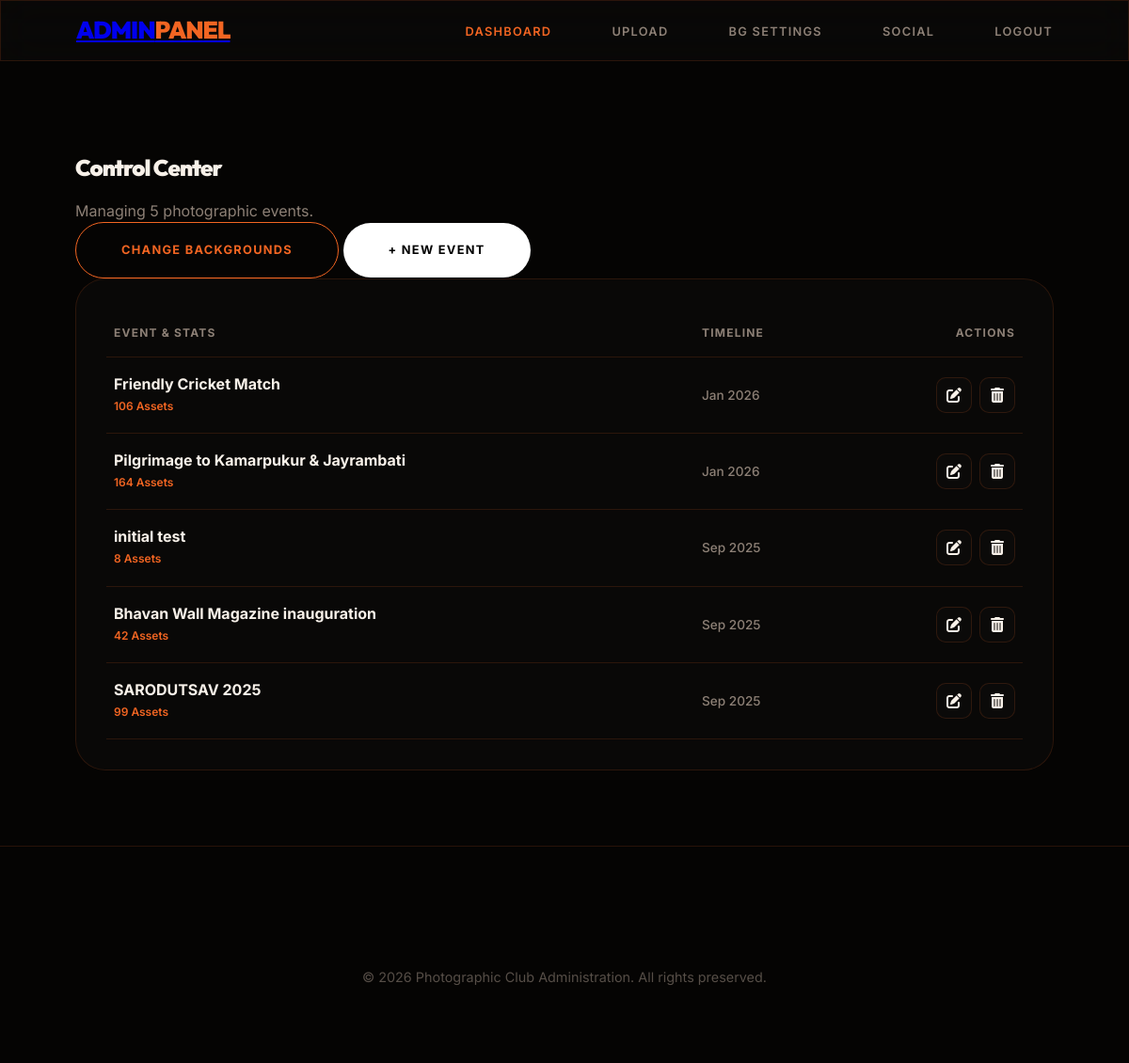
Page /admin/dashboard.php (signed in) on the committed database.
### tables this page shows
CREATE TABLE `events` (
  `id` int(11) NOT NULL,
  `name` varchar(100) NOT NULL,
  `event_date` date NOT NULL,
  `folder_name` varchar(150) NOT NULL,
  `description` text DEFAULT NULL,
  `cover_image` varchar(255) DEFAULT NULL,
  `created_at` timestamp NOT NULL DEFAULT current_timestamp()
);

### admin/dashboard.php (the view, shortened to what this page needs)
<?php
require_once '../includes/db.php';
$stmt = $pdo->query("SELECT e.*, (SELECT COUNT(*) FROM photos WHERE event_id = e.id) as photo_count FROM events e ORDER BY event_date DESC");
$events = $stmt->fetchAll();
?>
<!DOCTYPE html>
<html lang="en">
<head>
    <link rel="stylesheet" href="../assets/css/style.css?v=2.1">
</head>
<body>
<?php include 'header.php'; ?>
    <main class="container animate-up" style="padding-top: 10rem;">
        <div class="admin-page-header">
            <div>
                <h2>Control Center</h2>
                <p style="color: var(--text-muted); margin-top: 1rem;">Managing <?php echo count($events); ?> photographic events.</p>
            </div>
            <div class="admin-actions">
                <a href="background_settings.php" class="btn btn-outline" style="border-color: var(--primary); color: var(--primary);">Change Backgrounds</a>
                <a href="upload_event.php" class="btn btn-primary">+ New Event</a>
            </div>
        </div>
        <div class="glass-card" style="padding: 2rem; overflow-x: auto;">
            <table style="width: 100%; border-collapse: collapse; text-align: left;">
                <thead>
                    <tr style="border-bottom: 1px solid var(--glass-border); color: var(--text-muted); font-size: 0.75rem; text-transform: uppercase; letter-spacing: 0.1em;">
                        <th style="padding: 1rem 0.5rem;">Event & Stats</th>
                        <th style="padding: 1rem 0.5rem;">Timeline</th>
                        <th style="padding: 1rem 0.5rem; text-align: right;">Actions</th>
                    </tr>
                </thead>
                <tbody>
                    <?php if (empty($events)): ?>
                        <tr>
                            <td colspan="3" style="padding: 4rem; text-align: center; color: var(--text-muted);">No collections established yet.</td>
                        </tr>
                    <?php else: ?>
                        <?php foreach ($events as $event): ?>
                            <tr style="border-bottom: 1px solid var(--glass-border); transition: var(--transition);" onmouseover="this.style.background='var(--glass)'" onmouseout="this.style.background='transparent'">
                                <td style="padding: 1.2rem 0.5rem;">
                                    <div style="font-weight: 700; color: var(--text-main); font-size: 1rem; line-height: 1.2;"><?php echo htmlspecialchars($event['name']); ?></div>
                                    <div style="font-size: 0.75rem; color: var(--primary); margin-top: 0.3rem; font-weight: 600;"><?php echo $event['photo_count']; ?> Assets</div>
                                </td>
                                <td style="padding: 1.2rem 0.5rem; font-weight: 500; font-size: 0.85rem; color: var(--text-muted);"><?php echo date('M Y', strtotime($event['event_date'])); ?></td>
                                <td style="padding: 1.2rem 0.5rem; text-align: right; white-space: nowrap;">
                                    <div style="display: flex; gap: 0.5rem; justify-content: flex-end;">
                                        <a href="edit_event.php?id=<?php echo $event['id']; ?>" class="btn-icon" title="Edit Event"><i class="fa-solid fa-pen-to-square"></i></a>
                                        <a href="delete_event.php?id=<?php echo $event['id']; ?>" onclick="return confirm('Archive this event?')" class="btn-icon btn-icon-danger" title="Delete Event"><i class="fa-solid fa-trash-can"></i></a>
                                    </div>
                                </td>
                            </tr>
                        <?php endforeach; ?>
                    <?php endif; ?>
                </tbody>
            </table>
        </div>
    </main>
<?php include 'footer.php'; ?>

### assets/css/style.css (style rules this page uses)
:root { --primary: #f26522; --primary-light: #ff7e42; --primary-dim: rgba(242, 101, 34, 0.12); --bg-dark: #050403; --bg-card: #0c0a09; --text-main: #f8f1e9; --text-muted: #8d8076; --glass: rgba(255, 255, 255, 0.01); --glass-border: rgba(242, 101, 34, 0.15); --transition: all 0.6s cubic-bezier(0.16, 1, 0.3, 1); --nav-height: 65px; }
* { margin: 0; padding: 0; box-sizing: border-box; }
body { background-color: var(--bg-dark); color: var(--text-main); font-family: 'Inter', sans-serif; line-height: 1.5; overflow-x: hidden; -webkit-font-smoothing: antialiased; }
::placeholder { color: var(--text-muted); opacity: 0.5; }
h1, h2, h3, .logo { font-family: 'Outfit', sans-serif; letter-spacing: -0.04em; font-weight: 900; }
.btn-icon { width: 38px; height: 38px; display: flex; align-items: center; justify-content: center; background: var(--glass); border: 1px solid var(--glass-border); border-radius: 10px; color: var(--text-main); text-decoration: none; transition: var(--transition); }
.container { max-width: 1400px; margin: 0 auto; padding: 0 5rem; position: relative; z-index: 10; }
.glass-card { background: rgba(255, 255, 255, 0.02); backdrop-filter: blur(40px); -webkit-backdrop-filter: blur(40px); border: 1px solid var(--glass-border); border-radius: 32px; transition: var(--transition); }
.animate-up { animation: animateUp 1.2s cubic-bezier(0.16, 1, 0.3, 1) forwards; }
.btn { padding: 1.2rem 3rem; border-radius: 100px; font-weight: 700; text-transform: uppercase; letter-spacing: 0.1em; font-size: 0.8rem; transition: var(--transition); border: none; display: inline-flex; align-items: center; gap: 1rem; text-decoration: none; }
.btn-primary { background: white; color: black; }
.btn-outline { border: 1px solid rgba(255, 255, 255, 0.2); color: white; }

### rows in the picture
events: name "Friendly Cricket Match", photo_count "106", event_date "Jan 2026"
events: name "Pilgrimage to Kamarpukur & Jayrambati", photo_count "164", event_date "Jan 2026"
events: name "initial test", photo_count "8", event_date "Sep 2025"
events: name "Bhavan Wall Magazine inauguration", photo_count "42", event_date "Sep 2025"
events: name "SARODUTSAV 2025", photo_count "99", event_date "Sep 2025"

### other values in the picture
count($events) "5"
